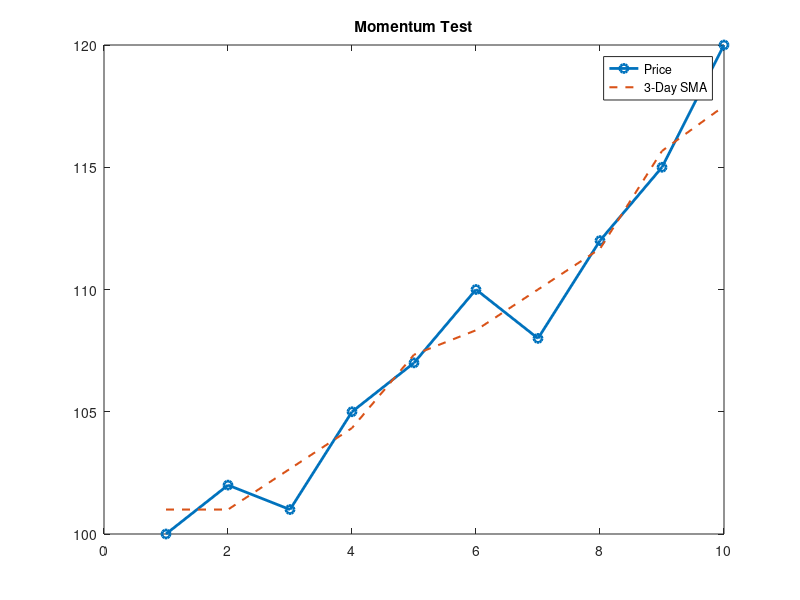

The MATLAB script that drew this image:
% Simple Alpha Test: SMA Crossover
prices = [100, 102, 101, 105, 107, 110, 108, 112, 115, 120];
short_sma = movmean(prices, 3);
long_sma = movmean(prices, 5);

fprintf('--- Backtest Results ---\n');
for i = 1:length(prices)
  if short_sma(i) > long_sma(i)
    fprintf('Day %d: Signal: BUY  | Price: %.2f\n', i, prices(i));
  else
    fprintf('Day %d: Signal: HOLD | Price: %.2f\n', i, prices(i));
  end
end

% Test plotting (this will open a window on your Mac)
plot(prices, '-o', 'LineWidth', 2); hold on;
plot(short_sma, '--', 'LineWidth', 1.5);
legend('Price', '3-Day SMA');
title('Momentum Test');
